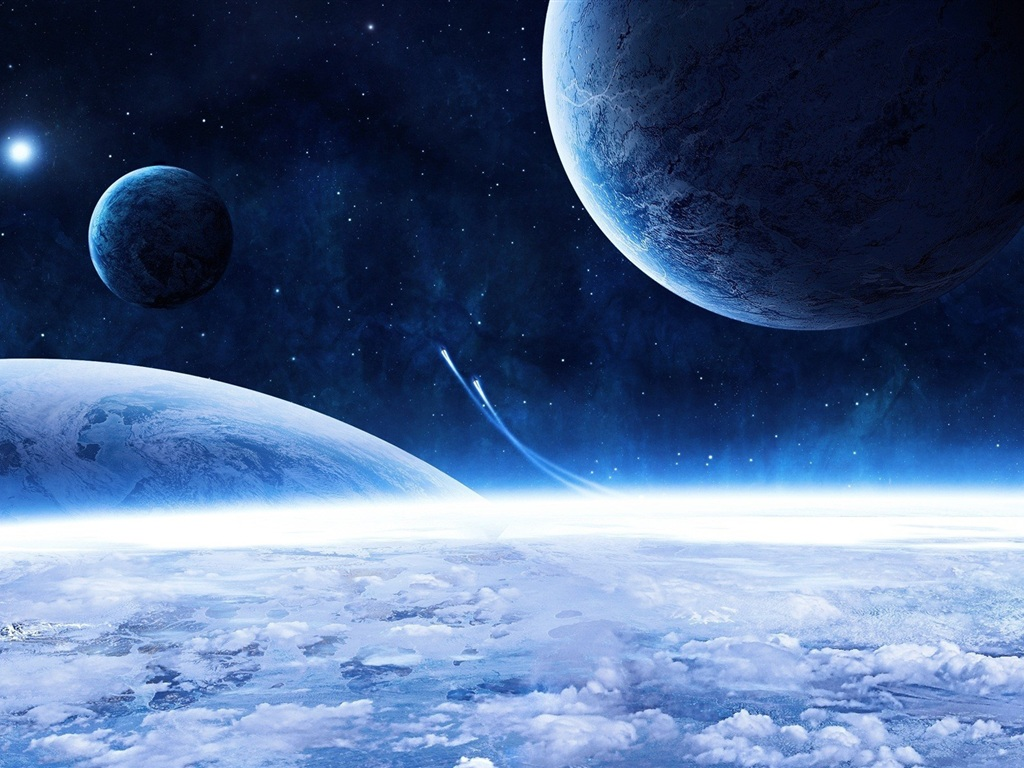
#> input picture marko_u_svemiru.jpg, 1024 x 768 px
$ jupyter execute --allow-errors Projekat.ipynb
#> lines starting #> are read from the running program, lines starting #| are printed output that depends on the picture
# JPEG 2000

## Uvod

JPEG 2000 je standard za kompresiju slika uveden od strane <b>Joint Photographic Experts Group</b> 2000. godine, kao naslednik njihovog originalnog standarda iz 1992. godine. Glavni napredak u odnosu na prvi standard je upotreba transformacije sa talasićima, koji su u tom periodu počeli da pokazuju izvanredne rezultate u ovoj oblasti. Tek u poslednjih nekoliko meseci su se pojavili uređaji koji enkoduju svoje slike u JPEG 2000 formatu, ali i dalje ih mali broj aplikacija podržava.

U okviru ovog rada obrađene su sledeće faze kompresije:
* <b>Tiling</b> - Podela slike na manje podceline, kako bi se omogućilo paralelno obrađivanje
* <b>Color Transformation</b> - Konverzija iz RGB u YCbCr komponente, radi bolje performanse konverzije
* <b>Wavelet Transformation</b> - Izvlačenje koeficijenata pomoću transformacije talasićima
* <b>Quantization</b> - Uklanjanje koeficijenata koji imaju slab udeo

[cell 1]
import os
import sys
import threading
import numpy as np

import queue
import pywt
import image_slicer
# pip install image_slicer
from PIL import Image

## Tiling

Primenom ovog koraka pretprocesiranja dobijamo niz slika manje dimenzije (eng. <i>tiles</i>), na koje se primenjuju dalje operacije.
Proces podele slike nije neophodan (slika može ostati celovita), ali se ovim postupkom štedi na memoriji. Takođe, pruža mogućnost paralelizacije posla. Mana ovog koraka je gubitak kvaliteta, tako što se gomila šum u podslikama sa nižim koeficijentima, koji se kasnije može odraziti na celu sliku, te se sa povećanjem broja podslika smanjuje kvalitet.

Za implementaciju, koristili smo biblioteku <i>image_slicer</i> koja nam, pomoću svojih metoda <i>slice</i> i <i>join</i>, pruža sve potrebne funkcionalnosti. Za razliku od originalne implementacije, koja podrazumeva da koristimo slike određene veličine, ovde navodimo broj podslika, koje su sve iste dimenzije.

[cell 2]
"""
Funkcija koja deli sliku.

Parametri:
filename - ime fajla
numberOfTiles - broj podslika

Povratna vrednost:
tuple podslika
"""
def tileImage(filename, numberOfTiles=2):
#> (the call stopped at in tileImage, `return image_slicer.slice(filename, numberOfTiles, save=False)`: image_slicer is not available in this run)
#> in visualizeWavelet, img is the input picture: PIL image 1024x768 RGB; mean R, G, B 78.5, 101, 138.9
    return image_slicer.slice(filename, numberOfTiles, save=False)

[cell 3]
"""
Funkcija koja spaja delove u jednu sliku

Parametri:
tiles - tuple podslika

Povratna vrednost:
objedinjena slika
"""
def joinTiles(tiles):
    return image_slicer.join(tiles)

## Color encoding

Korak enkodovanja boja, odnosno prebacivanja komponenti iz RGB u YCbCr, se primenjuje jer jer ustanovljeno da se primenom ovakvog koraka poboljšava stepen kompresije. Takođe, ni ovaj postupak nije obavezan.
* Y komponenta predstavlja nivo osvetljenosti
* Cb plava komponenta u odnosu na zelenu komponentu
* Cr crvena komponenta u odnosu na zelenu komponentu

Komponente Cb i Cr su manje primetne ljudskom oku, te su pogodnije za manipulaciju.

Za implementaciju su iskorišćene modifikovane matrice prelaska JPEG konverzije.

[cell 4]
"""
Kodiranje boja iz RGB u YCbCr

Parametri:
img - polazna slika

Povratna vrednost:
slika sa YCbCr komponentama
"""
# [23 lines left out: function colorEncode, not called in this run]

[cell 5]
"""
Dekodiranje boja iz YCbCr u RGB

Parametri:
img - slika sa YCbCr

Povratna vrednost:
slika sa RGB komponentama
"""
# [22 lines left out: function colorDecode, not called in this run]

## Wavelet transformation

Primenom metode transformacije talasićima dobijamo matricu koeficijenata. U različitim delovima matrice se nalaze različiti tipovi koeficijenata. U gornjoj levoj četvrtini matrice se nalazi aproksimacija slike, u gornjoj desnoj vertikalne komponente, u donjoj levoj horizontalne, dok se u donjoj desnoj nalaze dijagonalne komponente.

Za implementaciju se koriste dva tipa talasića, CDF 5/3 i 9/7. Oba su iz familije biortogonalnih talasića. CDF 5/3 koristi celobrojne koeficijente, zbog čega u slučaju njihove primene korak kvantizacije nije neophodan. Sa druge strane CDF 9/7 se često karakteriše kao nepovratni, jer ubacuje u signal određenu dozu šuma.

U konkretnoj implementaciji smo koristili biblioteku pywt, koja sadrži metode za rad za transformacijama pomoću talasića. Kako u skupu dostupnih talasića nisu ponuđeni CDF 5/3 i CDF 9/7, primenili smo bior2.2 talasić, koji je iz iste familije i izgledom je najsličniji talasiću CDF 5/3.

[cell 6]
"""
Primena wavelet (talasica) transformacije na sliku

Parametri:
img - ulazna slika
level - nivo transformacije

Povratna vrednost:
tuple koeficijenata
"""
def waveTransform(img, level=3):
#> called with level = 1
    (width, height) = img.size
#> width = 1024; height = 768
    img = img.copy()

    comps1 = np.empty((width, height))
    comps2 = np.empty((width, height))
    comps3 = np.empty((width, height))

    for x in range(width):
        for y in range(height):
            comp1, comp2, comp3 = img.getpixel((x, y))
            comps1[x, y] = comp1
            comps2[x, y] = comp2
            comps3[x, y] = comp3
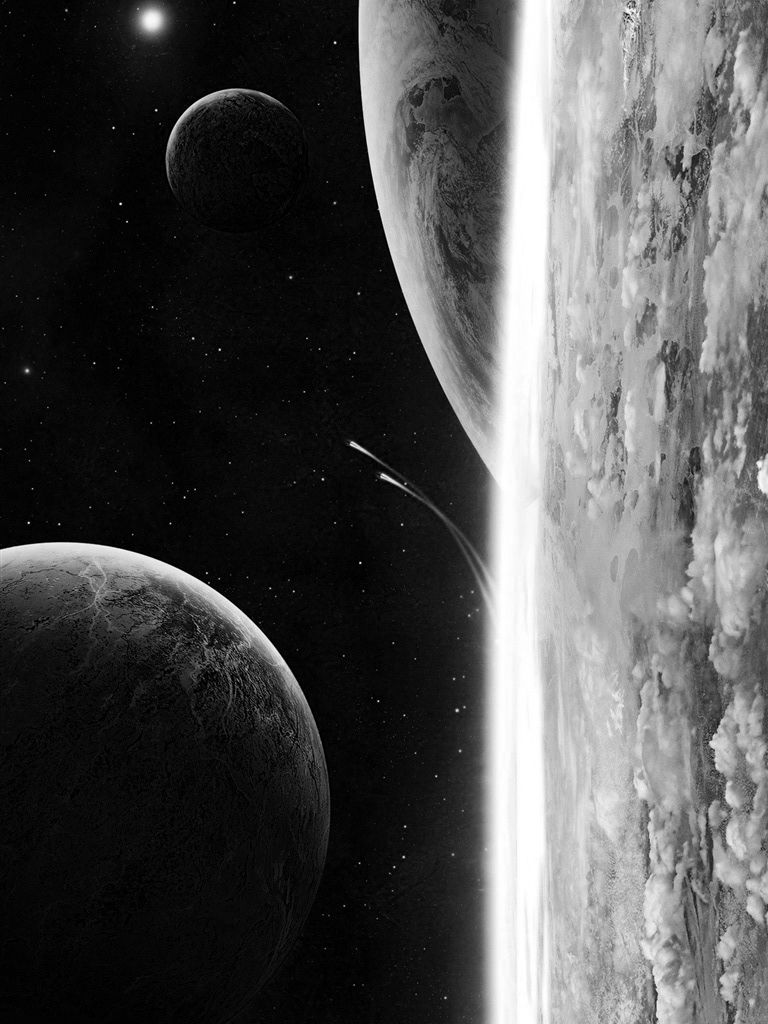
#> comps1: shape (1024, 768) float64; min 0, max 255, mean 78.5
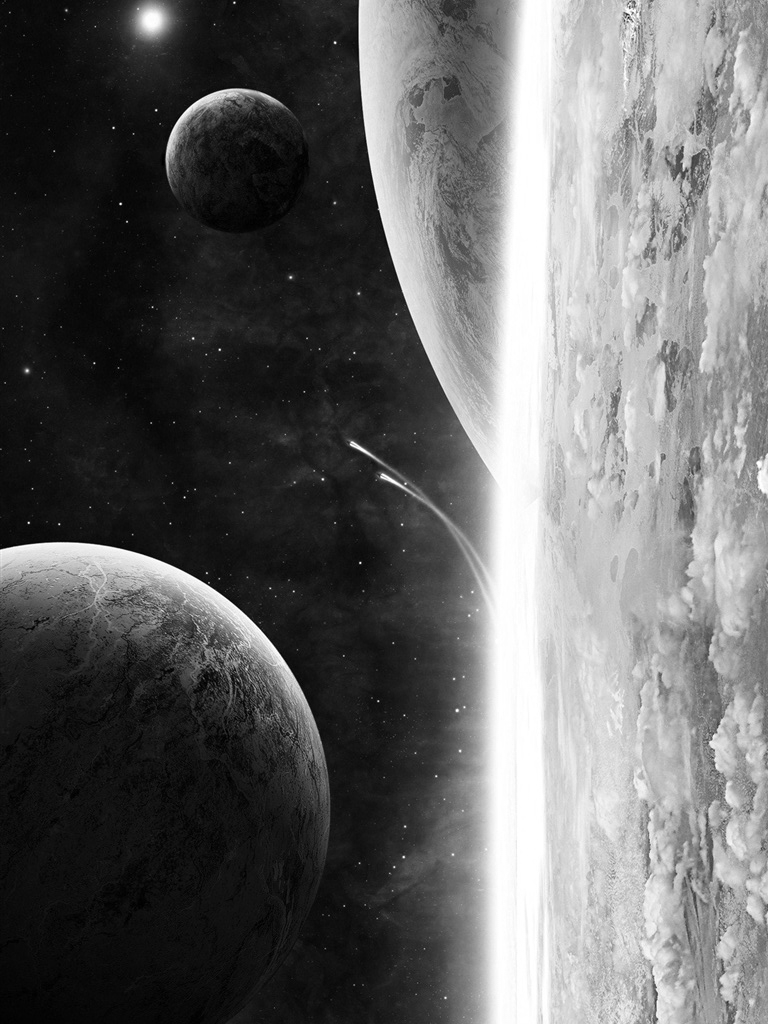
#> comps2: shape (1024, 768) float64; min 0, max 255, mean 101
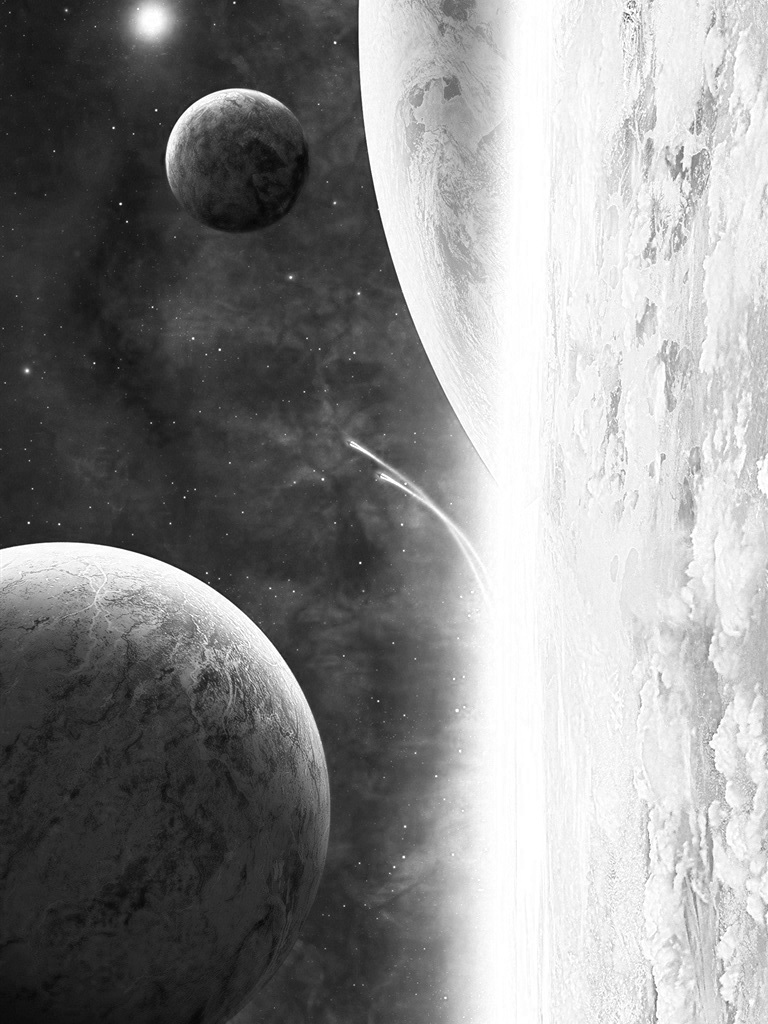
#> comps3: shape (1024, 768) float64; min 4, max 255, mean 138.9

    # Koristimo bior2.2 posto je najslicniji cfd transformaciji
    coefs1 = pywt.wavedec2(comps1, 'bior2.2', level=level)
#> coefs1 = 2 items
    coefs2 = pywt.wavedec2(comps2, 'bior2.2', level=level)
#> coefs2 = 2 items
    coefs3 = pywt.wavedec2(comps3, 'bior2.2', level=level)
#> coefs3 = 2 items

    return (coefs1, coefs2, coefs3)

[cell 7]
"""
Primena inverzne wavelet transformacije na koeficijente

Parametri:
coefs - tuple wavelet koeficijenata

Povratna vrednost:
originalna slika
"""
# [11 lines left out: function iwaveTransform, not called in this run]

[cell 8]
"""
Vizuelizacija koeficijenata wavelet transformacije

Parametri:
coefs - tuple wavelet koeficijenata

Povratna vrednost:
slika komponenti wavelet transformacija
"""
def imageFromCoefs(coefs):
    (coefs1, coefs2, coefs3) = coefs
#> coefs1 = 2 items; coefs2 = 2 items; coefs3 = 2 items
    (width, height) = coefs1[0].shape
#> width = 514; height = 386
    cA1 = np.array(coefs1[0])
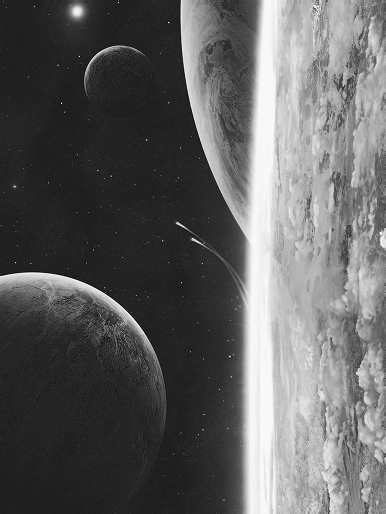
#> cA1: shape (514, 386) float64; min -66.72, max 524.4, mean 156.7; drawn with min black and max white

    cA2 = np.array(coefs2[0])
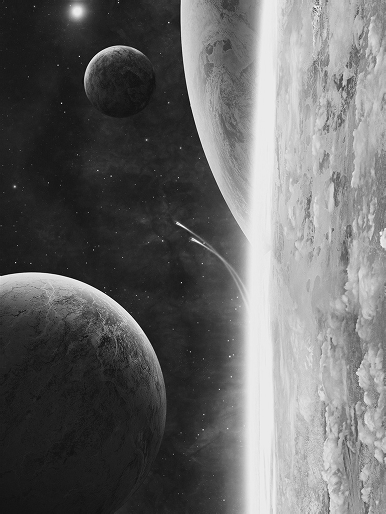
#> cA2: shape (514, 386) float64; min -41.12, max 554.9, mean 201.6; drawn with min black and max white

    cA3 = np.array(coefs3[0])
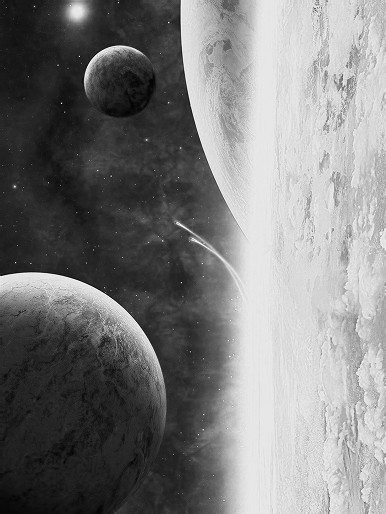
#> cA3: shape (514, 386) float64; min 8.37, max 560.4, mean 277.5; drawn with min black and max white
    img_size = (width*2**(np.array(coefs1).size - 1),\
                height*2**(np.array(coefs1).size - 1))
    img = Image.new('RGB', img_size)

    for x in range(width):
        for y in range(height):
            img.putpixel((x, y), (int(cA1[x, y]), int(cA2[x, y]), int(cA3[x, y])))

    for i in range(1, np.array(coefs1).size):

        cH1i = (coefs1[i])[0]
        cV1i = (coefs1[i])[1]
        cD1i = (coefs1[i])[2]

        cH2i = (coefs2[i])[0]
        cV2i = (coefs2[i])[1]
        cD2i = (coefs2[i])[2]

        cH3i = (coefs3[i])[0]
        cV3i = (coefs3[i])[1]
        cD3i = (coefs3[i])[2]

        for x in range(cH1i.shape[0]):
            for y in range(cH1i.shape[1]):
                img.putpixel((width+x, y), (int(cH1i[x, y]), int(cH2i[x, y]), int(cH3i[x, y])))

        for x in range(cH1i.shape[0]):
            for y in range(cH1i.shape[1]):
                img.putpixel((x, height+y), (int(cV1i[x, y]), int(cV2i[x, y]), int(cV3i[x, y])))

        for x in range(cH1i.shape[0]):
            for y in range(cH1i.shape[1]):
                img.putpixel((width+x, height+y), (int(cD1i[x, y]), int(cD2i[x, y]), int(cD3i[x, y])))

        width += cH1i.shape[0]
        height += cH1i.shape[1]
    return img

## Quantization

U ovom koraku je cilj otkloniti koeficijente koji imaju relativno mali uticaj na sliku, po cenu kvaliteta. Ovaj korak zapravo predstavlja kompresiju. Kvantizacija se može vršiti na osnovu kvantizacionog intenziteta ili na osnovu predefinisane matrice, čija se veličina određuje veličinom podslika. Korisno je napomenuti da se različit intenzitet kvantizacije može primeniti na različite podslike. Izbor intenziteta kvantizacije(u intervalu $(0, 1]$) utiče na očuvanje kvaliteta slike.

Kvantizacija se vrši na dva nivoa:
* Deljenje koeficijenata
* Zaokruživanje koeficijenata na celobrojne vrednosti

Koeficijenti koji su manji od intenziteta kvantizacije postaju 0 i na taj način se gubi njihova informacija. Što je intenzitet veći, to je veći broj 0 u matrici, te je i veći stepen kompresije, ali i veći gubitak kvaliteta.

[cell 9]
"""
Pomocna funkcija za kvantizaciju jednog nivoa

Parametri:
coefs - tuple wavelet koeficijenata
delta_b - intenzitet kvantizacije

Povratna vrednost:
tuple kvantizovanih koeficijenata
"""
# [12 lines left out: function quantizeCoefs, not called in this run]

[cell 10]
"""
Primena kvantizacije

Parametri:
coefs - tuple wavelet koeficijenata
delta_b - intenzitet kvantizacije (0,1]
inverse - da li je inverzna kvantizacija

Povratna vrednost:
tuple kvantizovanih koeficijenata
"""
# [35 lines left out: function quantization, not called in this run]

## Testing

[cell 11]
"""
Poziv vizualizacije
"""
def visualizeWavelet(filename, level=3):
    img = Image.open(filename)
    imageFromCoefs(waveTransform(img, level)).show()
